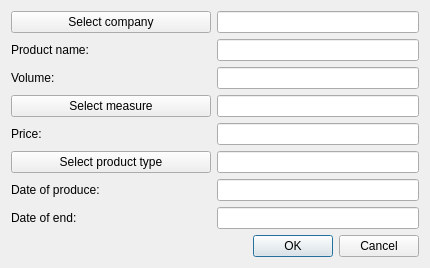
<?xml version="1.0" encoding="UTF-8"?>
<ui version="4.0">
 <class>createProduct</class>
 <widget class="QDialog" name="createProduct">
  <property name="geometry">
   <rect>
    <x>0</x>
    <y>0</y>
    <width>430</width>
    <height>260</height>
   </rect>
  </property>
  <property name="sizePolicy">
   <sizepolicy hsizetype="Fixed" vsizetype="Fixed">
    <horstretch>0</horstretch>
    <verstretch>0</verstretch>
   </sizepolicy>
  </property>
  <property name="windowTitle">
   <string>Create/Update Product</string>
  </property>
  <property name="locale">
   <locale language="English" country="UnitedStates"/>
  </property>
  <layout class="QGridLayout" name="gridLayout">
   <property name="leftMargin">
    <number>11</number>
   </property>
   <property name="topMargin">
    <number>11</number>
   </property>
   <property name="rightMargin">
    <number>11</number>
   </property>
   <property name="bottomMargin">
    <number>11</number>
   </property>
   <item row="8" column="0" colspan="2">
    <layout class="QHBoxLayout" name="horizontalLayout_2">
     <item>
      <spacer name="horizontalSpacer">
       <property name="orientation">
        <enum>Qt::Horizontal</enum>
       </property>
       <property name="sizeHint" stdset="0">
        <size>
         <width>40</width>
         <height>20</height>
        </size>
       </property>
      </spacer>
     </item>
     <item>
      <widget class="QPushButton" name="okBtn">
       <property name="text">
        <string>OK</string>
       </property>
      </widget>
     </item>
     <item>
      <widget class="QPushButton" name="CancelBtn">
       <property name="text">
        <string>Cancel</string>
       </property>
      </widget>
     </item>
    </layout>
   </item>
   <item row="0" column="1">
    <widget class="QLineEdit" name="companyIDEdit">
     <property name="readOnly">
      <bool>true</bool>
     </property>
    </widget>
   </item>
   <item row="2" column="1">
    <widget class="QLineEdit" name="volumeEdit"/>
   </item>
   <item row="6" column="0">
    <widget class="QLabel" name="dateProLb">
     <property name="text">
      <string>Date of produce:</string>
     </property>
    </widget>
   </item>
   <item row="1" column="0">
    <widget class="QLabel" name="nameLb">
     <property name="text">
      <string>Product name:</string>
     </property>
    </widget>
   </item>
   <item row="3" column="0">
    <widget class="QPushButton" name="measureBtn">
     <property name="text">
      <string>Select measure</string>
     </property>
    </widget>
   </item>
   <item row="4" column="0">
    <widget class="QLabel" name="priceLb">
     <property name="text">
      <string>Price:</string>
     </property>
    </widget>
   </item>
   <item row="2" column="0">
    <widget class="QLabel" name="volumeLb">
     <property name="text">
      <string>Volume:</string>
     </property>
    </widget>
   </item>
   <item row="0" column="0">
    <widget class="QPushButton" name="companyBtn">
     <property name="minimumSize">
      <size>
       <width>200</width>
       <height>0</height>
      </size>
     </property>
     <property name="text">
      <string>Select company</string>
     </property>
    </widget>
   </item>
   <item row="1" column="1">
    <widget class="QLineEdit" name="nameEdit"/>
   </item>
   <item row="4" column="1">
    <widget class="QLineEdit" name="priceEdit"/>
   </item>
   <item row="3" column="1">
    <widget class="QLineEdit" name="measureIDEdit">
     <property name="readOnly">
      <bool>true</bool>
     </property>
    </widget>
   </item>
   <item row="5" column="0">
    <widget class="QPushButton" name="productTypeBtn">
     <property name="text">
      <string>Select product type</string>
     </property>
    </widget>
   </item>
   <item row="5" column="1">
    <widget class="QLineEdit" name="prodTypeIDEdit">
     <property name="readOnly">
      <bool>true</bool>
     </property>
    </widget>
   </item>
   <item row="7" column="0">
    <widget class="QLabel" name="dateEndLb">
     <property name="text">
      <string>Date of end:</string>
     </property>
    </widget>
   </item>
   <item row="6" column="1">
    <widget class="QLineEdit" name="dateProduceEdit"/>
   </item>
   <item row="7" column="1">
    <widget class="QLineEdit" name="dateEndEdit"/>
   </item>
  </layout>
 </widget>
 <resources/>
 <connections/>
</ui>
